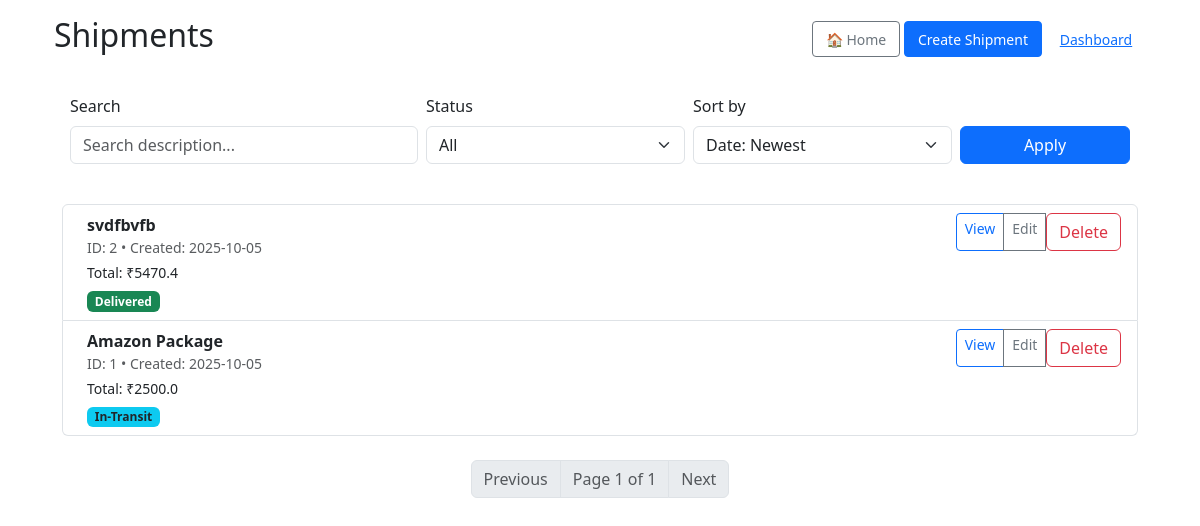
Page /shipments (signed in) on the committed database.
### app.py (models this page shows, shortened)
class Shipment(db.Model):
    __tablename__ = "shipments"
    id = db.Column(db.Integer, primary_key=True)
    description = db.Column(db.Text, nullable=False)
    status = db.Column(SAEnum(ShipmentStatus), nullable=False, default=ShipmentStatus.pending)
    is_fragile = db.Column(db.Boolean, nullable=False, default=False)
    base_cost = db.Column(db.Float, nullable=False, default=0.0)
    tax_rate = db.Column(db.Float, nullable=False, default=0.0)
    handling_fee = db.Column(db.Float, nullable=False, default=0.0)
    created_at = db.Column(db.DateTime, default=datetime.utcnow)
    updated_at = db.Column(db.DateTime, default=datetime.utcnow, onupdate=datetime.utcnow)
    @property
    def total_cost(self):
        try:
            return round(self.base_cost * (1 + float(self.tax_rate)) + float(self.handling_fee), 2)
        except Exception:
            return None

### app.py (the view)
@app.route('/shipments')
@login_required
def list_shipments():
    page = int(request.args.get('page', 1))
    per_page = 5
    status_filter = request.args.get('status')
    search_query = request.args.get('q')
    sort_by = request.args.get('sort_by', 'date_desc')  # default sort
    q = Shipment.query
    if status_filter:
        try:
            enum_val = ShipmentStatus(status_filter)
            q = q.filter_by(status=enum_val)
        except Exception:
            pass
    if search_query:
        q = q.filter(Shipment.description.ilike(f"%{search_query}%"))
    from sqlalchemy import desc, asc
    total_expr = (Shipment.base_cost * (1 + Shipment.tax_rate) + Shipment.handling_fee)
    if sort_by == 'date_asc':
        q = q.order_by(asc(Shipment.created_at))
    elif sort_by == 'date_desc':
        q = q.order_by(desc(Shipment.created_at))
    elif sort_by == 'cost_asc':
        q = q.order_by(asc(total_expr))
    elif sort_by == 'cost_desc':
        q = q.order_by(desc(total_expr))
    else:
        q = q.order_by(desc(Shipment.created_at))
    pagination = q.paginate(page=page, per_page=per_page, error_out=False)
    return render_template(
        'shipments/list.html',
        pagination=pagination,
        status_filter=status_filter,
        search_query=search_query,
        sort_by=sort_by
    )

### app.py (called while the page is built)
@login_manager.user_loader
def load_user(user_id):
    return User.query.get(int(user_id))

### templates/shipments/list.html (shortened to what this page needs)
{% extends "base.html" %}
{% block content %}
<div class="container mt-3">
  <div class="d-flex justify-content-between align-items-center mb-3">
    <h2>Shipments</h2>
    <div>
      <a class="btn btn-outline-secondary btn-sm" href="{{ url_for('index') }}">🏠 Home</a>
      <a class="btn btn-primary btn-sm" href="{{ url_for('create_shipment') }}">Create Shipment</a>
      <a class="btn btn-link btn-sm" href="{{ url_for('dashboard') }}">Dashboard</a>
    </div>
  </div>
  <form class="shipment-search-form mb-3 p-3 bg-white rounded" method="get" action="{{ url_for('list_shipments') }}">
    <div class="row g-2 align-items-end">
      <div class="col-md-4">
        <label class="form-label" for="search">Search</label>
        <input id="search" name="q" type="search" class="form-control" placeholder="Search description..." value="{{ search_query or '' }}">
      </div>
      <div class="col-md-3">
        <label class="form-label" for="status">Status</label>
        <select id="status" name="status" class="form-select">
          <option value="">All</option>
        </select>
      </div>
      <div class="col-md-3">
        <label class="form-label" for="sort">Sort by</label>
        <select id="sort" name="sort_by" class="form-select">
          <option value="date_desc" {% if sort_by=='date_desc' %}selected{% endif %}>Date: Newest</option>
        </select>
      </div>
      <div class="col-md-2 d-grid">
        <button class="btn btn-primary" type="submit" style="height:38px;">Apply</button>
      </div>
    </div>
  </form>
  <div class="list-group bg-white rounded p-2">
    {% if pagination.items %}
      {% for item in pagination.items %}
        <div class="list-group-item d-flex justify-content-between align-items-start">
          <div class="ms-2 me-auto">
            <div class="fw-bold">{{ item.description }}</div>
            <div class="small text-muted">ID: {{ item.id }} • Created: {{ item.created_at.strftime('%Y-%m-%d') }}</div>
            <div class="small mt-1">Total: ₹{{ item.total_cost }}</div>
            {% set st = (item.status.value if item.status else 'Unknown') %}
            {% if st == 'Pending' %}
              <span class="badge bg-warning text-dark mt-2">Pending</span>
            {% elif st == 'In-Transit' %}
              <span class="badge bg-info text-dark mt-2">In-Transit</span>
            {% elif st == 'Delivered' %}
              <span class="badge bg-success mt-2">Delivered</span>
            {% else %}
              <span class="badge bg-secondary mt-2">{{ st }}</span>
            {% endif %}
          </div>
          <div class="btn-group btn-group-sm" role="group" aria-label="Actions">
            <a class="btn btn-outline-primary" href="{{ url_for('view_shipment', shipment_id=item.id) }}">View</a>
            <a class="btn btn-outline-secondary" href="{{ url_for('edit_shipment', shipment_id=item.id) }}">Edit</a>
            <form method="post" action="{{ url_for('delete_shipment', shipment_id=item.id) }}" style="display:inline;">
              <button class="btn btn-outline-danger" type="submit" onclick="return confirm('Delete shipment #{{ item.id }}?');">Delete</button>
            </form>
          </div>
        </div>
      {% endfor %}
    {% else %}
      <div class="p-3 text-center text-muted">No shipments found.</div>
    {% endif %}
  </div>
  <nav aria-label="Shipments pagination" class="mt-3">
    <ul class="pagination justify-content-center">
      {% if pagination.has_prev %}
        <li class="page-item">
          <a class="page-link" href="{{ url_for('list_shipments', page=pagination.prev_num, q=search_query, status=status_filter, sort_by=sort_by) }}">Previous</a>
        </li>
      {% else %}
        <li class="page-item disabled"><span class="page-link">Previous</span></li>
      {% endif %}
      <li class="page-item disabled"><span class="page-link">Page {{ pagination.page }} of {{ pagination.pages or 1 }}</span></li>
      {% if pagination.has_next %}
        <li class="page-item">
          <a class="page-link" href="{{ url_for('list_shipments', page=pagination.next_num, q=search_query, status=status_filter, sort_by=sort_by) }}">Next</a>
        </li>
      {% else %}
        <li class="page-item disabled"><span class="page-link">Next</span></li>
      {% endif %}
    </ul>
  </nav>
</div>
{% endblock %}

### static/css/style.css (style rules this page uses)
.btn-sm { padding: 0.4rem 0.8rem; font-size: 0.875rem; }

### rows in the picture
Shipment: description "svdfbvfb", id "2", created_at "2025-10-05", total_cost "5470.4", shows "Delivered"
Shipment: description "Amazon Package", id "1", created_at "2025-10-05", total_cost "2500.0", shows "In-Transit"

### other values in the picture
{{ pagination.page }} "1"
{{ pagination.pages or 1 }} "1"
